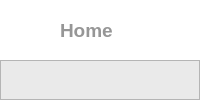
            <widget class="QWidget" name="home">
             <layout class="QVBoxLayout" name="verticalLayout_8">
              <property name="spacing">
               <number>0</number>
              </property>
              <property name="leftMargin">
               <number>0</number>
              </property>
              <property name="topMargin">
               <number>0</number>
              </property>
              <property name="rightMargin">
               <number>0</number>
              </property>
              <property name="bottomMargin">
               <number>0</number>
              </property>
              <item>
               <widget class="QFrame" name="homeTitleFrame">
                <property name="minimumSize">
                 <size>
                  <width>0</width>
                  <height>60</height>
                 </size>
                </property>
                <property name="maximumSize">
                 <size>
                  <width>16777215</width>
                  <height>60</height>
                 </size>
                </property>
                <property name="styleSheet">
                 <string notr="true">QFrame{
background-color: rgb(255, 255,255);
}</string>
                </property>
                <property name="frameShape">
                 <enum>QFrame::NoFrame</enum>
                </property>
                <property name="frameShadow">
                 <enum>QFrame::Raised</enum>
                </property>
                <layout class="QHBoxLayout" name="horizontalLayout_5">
                 <property name="spacing">
                  <number>0</number>
                 </property>
                 <property name="leftMargin">
                  <number>0</number>
                 </property>
                 <property name="topMargin">
                  <number>0</number>
                 </property>
                 <property name="rightMargin">
                  <number>10</number>
                 </property>
                 <property name="bottomMargin">
                  <number>0</number>
                 </property>
                 <item>
                  <widget class="QLabel" name="hhomeicon">
                   <property name="maximumSize">
                    <size>
                     <width>60</width>
                     <height>16777215</height>
                    </size>
                   </property>
                   <property name="styleSheet">
                    <string notr="true">QLabel{
	border: none;
	background-color: none;
padding: 15px
}</string>
                   </property>
                   <property name="lineWidth">
                    <number>0</number>
                   </property>
                   <property name="text">
                    <string/>
                   </property>
                   <property name="pixmap">
                    <pixmap>../assets/home_md.png</pixmap>
                   </property>
                   <property name="scaledContents">
                    <bool>true</bool>
                   </property>
                   <property name="margin">
                    <number>0</number>
                   </property>
                  </widget>
                 </item>
                 <item>
                  <widget class="QLabel" name="homelabel">
                   <property name="font">
                    <font>
                     <pointsize>14</pointsize>
                     <italic>false</italic>
                     <bold>true</bold>
                    </font>
                   </property>
                   <property name="autoFillBackground">
                    <bool>false</bool>
                   </property>
                   <property name="styleSheet">
                    <string notr="true">QLabel{
border: none;
color: rgb(150, 150, 150);
}</string>
                   </property>
                   <property name="frameShape">
                    <enum>QFrame::NoFrame</enum>
                   </property>
                   <property name="frameShadow">
                    <enum>QFrame::Plain</enum>
                   </property>
                   <property name="lineWidth">
                    <number>0</number>
                   </property>
                   <property name="text">
                    <string>Home</string>
                   </property>
                  </widget>
                 </item>
                </layout>
               </widget>
              </item>
              <item>
               <widget class="QFrame" name="homeMainFrame">
                <property name="styleSheet">
                 <string notr="true">QFrame{
background-color: rgb(234, 234, 234);
}</string>
                </property>
                <property name="frameShape">
                 <enum>QFrame::StyledPanel</enum>
                </property>
                <property name="frameShadow">
                 <enum>QFrame::Raised</enum>
                </property>
                <property name="lineWidth">
                 <number>0</number>
                </property>
                <layout class="QVBoxLayout" name="homeMainLayout">
                 <property name="spacing">
                  <number>0</number>
                 </property>
                 <property name="leftMargin">
                  <number>0</number>
                 </property>
                 <property name="topMargin">
                  <number>0</number>
                 </property>
                 <property name="rightMargin">
                  <number>0</number>
                 </property>
                 <property name="bottomMargin">
                  <number>0</number>
                 </property>
                </layout>
               </widget>
              </item>
             </layout>
            </widget>
